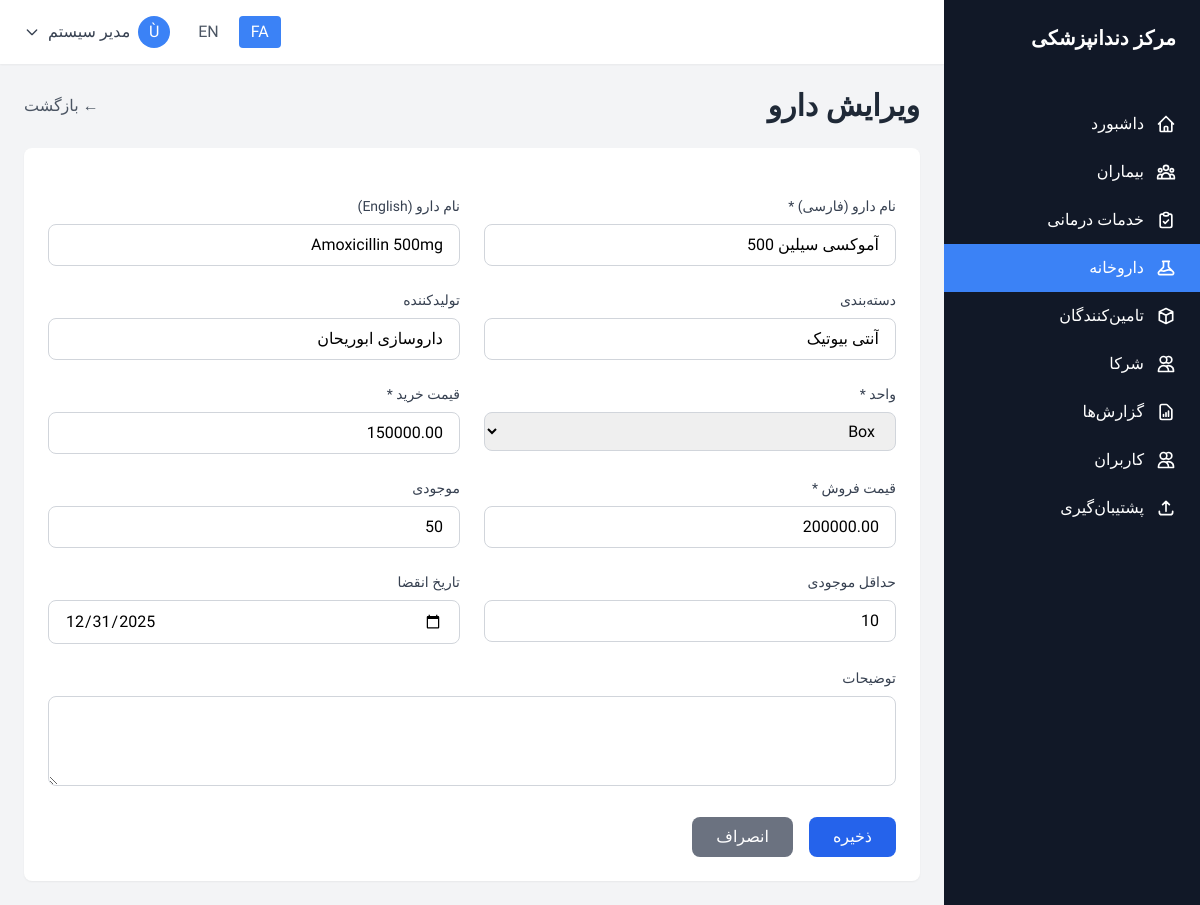
/medicines/edit.php?id=2 (signed in), run on the app's committed database.
### tables this page shows
CREATE TABLE IF NOT EXISTS system (
    id INT AUTO_INCREMENT PRIMARY KEY,
    record_type ENUM('setting', 'activity_log') NOT NULL,
    setting_key VARCHAR(50),
    setting_value TEXT,
    setting_type VARCHAR(20) DEFAULT 'text',
    description TEXT,
    user_id INT,
    action VARCHAR(50),
    table_name VARCHAR(50),
    record_id INT,
    ip_address VARCHAR(45),
    user_agent TEXT,
    created_at DATETIME DEFAULT CURRENT_TIMESTAMP,
    updated_at DATETIME DEFAULT CURRENT_TIMESTAMP ON UPDATE CURRENT_TIMESTAMP,
    INDEX idx_record_type (record_type),
    INDEX idx_setting_key (setting_key),
    INDEX idx_user_action (user_id, action),
    INDEX idx_table_record (table_name, record_id),
    INDEX idx_activity_date (created_at),
    UNIQUE KEY unique_setting (setting_key, record_type),
    FOREIGN KEY (user_id) REFERENCES users(id) ON DELETE SET NULL
);

CREATE TABLE IF NOT EXISTS medicines (
    id INT AUTO_INCREMENT PRIMARY KEY,
    medicine_code VARCHAR(20) UNIQUE NOT NULL,
    medicine_name VARCHAR(100) NOT NULL,
    medicine_name_en VARCHAR(100),
    category VARCHAR(50),
    manufacturer VARCHAR(100),
    unit VARCHAR(20) NOT NULL,
    purchase_price DECIMAL(10, 2) NOT NULL,
    sale_price DECIMAL(10, 2) NOT NULL,
    stock_quantity INT DEFAULT 0,
    min_stock_level INT DEFAULT 10,
    expiry_date DATE,
    description TEXT,
    supplier_name VARCHAR(100),
    supplier_phone VARCHAR(20),
    supplier_email VARCHAR(100),
    supplier_address TEXT,
    sale_patient_id INT,
    sale_code VARCHAR(20),
    sale_date DATE,
    sale_quantity INT,
    sale_unit_price DECIMAL(10, 2),
    sale_total_price DECIMAL(10, 2),
    movement_type ENUM('purchase', 'sale', 'adjustment'),
    movement_date DATE,
    movement_quantity INT,
    movement_notes TEXT,
    is_active TINYINT(1) DEFAULT 1,
    created_by INT,
    created_at DATETIME DEFAULT CURRENT_TIMESTAMP,
    updated_at DATETIME DEFAULT CURRENT_TIMESTAMP ON UPDATE CURRENT_TIMESTAMP,
    INDEX idx_medicine_code (medicine_code),
    INDEX idx_medicine_name_active (medicine_name, is_active),
    INDEX idx_category_active (category, is_active),
    INDEX idx_stock_alert (stock_quantity, min_stock_level),
    INDEX idx_expiry_alert (expiry_date, is_active),
    INDEX idx_sale_date (sale_date, sale_patient_id),
    INDEX idx_movement_date (movement_date, movement_type),
    INDEX idx_supplier_name (supplier_name),
    FOREIGN KEY (sale_patient_id) REFERENCES patients(id) ON DELETE SET NULL,
    FOREIGN KEY (created_by) REFERENCES users(id) ON DELETE SET NULL
);

### medicines/edit.php (the view, shortened to what the rows shown need)
<?php
require_once '../config/config.php';
$medicineId = intval($_GET['id'] ?? 0);
$medicine = fetchOne("SELECT * FROM medicines WHERE id = ?", [$medicineId]);
include '../includes/header.php';
?>
<div class="space-y-6">
    <div class="flex items-center justify-between">
        <h1 class="text-3xl font-bold text-gray-800"><?php echo $lang['edit_medicine']; ?></h1>
    </div>
    <div class="bg-white rounded-lg shadow-sm p-6">
        <form id="medicine-form" class="space-y-6">
            <div class="grid grid-cols-1 md:grid-cols-2 gap-6">
                <div>
                    <label class="block text-sm font-medium text-gray-700 mb-2">
                        <?php echo $lang['medicine_name']; ?> (فارسی) *
                    </label>
                    <input type="text" name="medicine_name" value="<?php echo htmlspecialchars($medicine['medicine_name']); ?>" required
                        class="w-full px-4 py-2 border border-gray-300 rounded-lg focus:ring-2 focus:ring-blue-500 focus:border-transparent outline-none">
                </div>
                <div>
                    <label class="block text-sm font-medium text-gray-700 mb-2">
                        <?php echo $lang['medicine_name']; ?> (English)
                    </label>
                    <input type="text" name="medicine_name_en" value="<?php echo htmlspecialchars($medicine['medicine_name_en'] ?? ''); ?>"
                        class="w-full px-4 py-2 border border-gray-300 rounded-lg focus:ring-2 focus:ring-blue-500 focus:border-transparent outline-none">
                </div>
                <div>
                    <label class="block text-sm font-medium text-gray-700 mb-2">
                        <?php echo $lang['category']; ?>
                    </label>
                    <input type="text" name="category" value="<?php echo htmlspecialchars($medicine['category'] ?? ''); ?>"
                        class="w-full px-4 py-2 border border-gray-300 rounded-lg focus:ring-2 focus:ring-blue-500 focus:border-transparent outline-none">
                </div>
                <div>
                    <label class="block text-sm font-medium text-gray-700 mb-2">
                        <?php echo $lang['manufacturer']; ?>
                    </label>
                    <input type="text" name="manufacturer" value="<?php echo htmlspecialchars($medicine['manufacturer'] ?? ''); ?>"
                        class="w-full px-4 py-2 border border-gray-300 rounded-lg focus:ring-2 focus:ring-blue-500 focus:border-transparent outline-none">
                </div>
                <div>
                    <label class="block text-sm font-medium text-gray-700 mb-2">
                        <?php echo $lang['unit']; ?> *
                    </label>
                    <select name="unit" required
                        class="w-full px-4 py-2 border border-gray-300 rounded-lg focus:ring-2 focus:ring-blue-500 focus:border-transparent outline-none">
                        <option value="Box" <?php echo $medicine['unit'] === 'Box' ? 'selected' : ''; ?>>Box</option>
                    </select>
                </div>
                <div>
                    <label class="block text-sm font-medium text-gray-700 mb-2">
                        <?php echo $lang['purchase_price']; ?> *
                    </label>
                    <input type="number" name="purchase_price" value="<?php echo $medicine['purchase_price']; ?>" min="0" step="1000" required
                        class="w-full px-4 py-2 border border-gray-300 rounded-lg focus:ring-2 focus:ring-blue-500 focus:border-transparent outline-none">
                </div>
                <div>
                    <label class="block text-sm font-medium text-gray-700 mb-2">
                        <?php echo $lang['sale_price']; ?> *
                    </label>
                    <input type="number" name="sale_price" value="<?php echo $medicine['sale_price']; ?>" min="0" step="1000" required
                        class="w-full px-4 py-2 border border-gray-300 rounded-lg focus:ring-2 focus:ring-blue-500 focus:border-transparent outline-none">
                </div>
                <div>
                    <label class="block text-sm font-medium text-gray-700 mb-2">
                        <?php echo $lang['stock_quantity']; ?>
                    </label>
                    <input type="number" name="stock_quantity" value="<?php echo $medicine['stock_quantity']; ?>" min="0" required
                        class="w-full px-4 py-2 border border-gray-300 rounded-lg focus:ring-2 focus:ring-blue-500 focus:border-transparent outline-none">
                </div>
                <div>
                    <label class="block text-sm font-medium text-gray-700 mb-2">
                        <?php echo $lang['min_stock_level']; ?>
                    </label>
                    <input type="number" name="min_stock_level" value="<?php echo $medicine['min_stock_level']; ?>" min="0" required
                        class="w-full px-4 py-2 border border-gray-300 rounded-lg focus:ring-2 focus:ring-blue-500 focus:border-transparent outline-none">
                </div>
                <div>
                    <label class="block text-sm font-medium text-gray-700 mb-2">
                        <?php echo $lang['expiry_date']; ?>
                    </label>
                    <input type="date" name="expiry_date" value="<?php echo $medicine['expiry_date'] ?? ''; ?>"
                        class="w-full px-4 py-2 border border-gray-300 rounded-lg focus:ring-2 focus:ring-blue-500 focus:border-transparent outline-none">
                </div>
            </div>
        </form>
    </div>
</div>
<?php include '../includes/footer.php'; ?>

### includes/header.php (shortened to what the rows shown need)
<?php
$lang = loadLanguage();
?>
<!DOCTYPE html>
<html lang="<?php echo $current_lang; ?>" dir="<?php echo $current_lang === 'fa' ? 'rtl' : 'ltr'; ?>">
<head>
    <script src="https://cdn.tailwindcss.com"></script>
</head>
<body class="bg-gray-100">
    <div class="flex h-screen overflow-hidden">
        <aside class="w-64 bg-gray-900 text-white flex-shrink-0 hidden md:block flex flex-col">
            <div class="p-6 flex-shrink-0">
                <h1 class="text-xl font-bold"><?php echo getSetting('clinic_name', $lang['app_name']); ?></h1>
            </div>
        </aside>
        <div class="flex-1 flex flex-col overflow-hidden">
            <main class="flex-1 overflow-y-auto p-6">

### data on the page
system: setting_value "مرکز دندانپزشکی"
medicines: medicine_name "آموکسی سیلین 500", medicine_name_en "Amoxicillin 500mg", category "آنتی بیوتیک", manufacturer "داروسازی ابوریحان", unit "Box", purchase_price "150000.00", sale_price "200000.00", stock_quantity "50", min_stock_level "10", expiry_date "12/31/2025"

### other printed values
$lang['menu_dashboard'] "داشبورد"
$lang['menu_patients'] "بیماران"
$lang['menu_services'] "خدمات درمانی"
$lang['menu_medicines'] "داروخانه"
$lang['menu_suppliers'] "تامین‌کنندگان"
$lang['menu_partners'] "شرکا"
$lang['menu_reports'] "گزارش‌ها"
$lang['menu_users'] "کاربران"
$lang['menu_backup'] "پشتیبان‌گیری"
substr($user['full_name'], 0, 1) "Ù"
$user['full_name'] "مدیر سیستم"
$lang['edit_medicine'] "ویرایش دارو"
$lang['back'] "بازگشت"
$lang['medicine_name'] "نام دارو"
$lang['category'] "دسته‌بندی"
